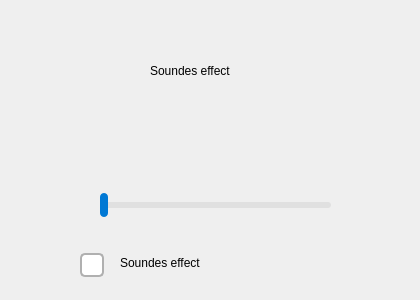
      <widget class="QWidget" name="page_music">
       <widget class="QSlider" name="horizontalSlider">
        <property name="geometry">
         <rect>
          <x>100</x>
          <y>180</y>
          <width>231</width>
          <height>51</height>
         </rect>
        </property>
        <property name="styleSheet">
         <string notr="true">
QSlider#horizontalSlider::groove:horizontal {
    border: none;
    height: 6px;
    background: #E0E0E0; 
    border-radius: 3px;
}


QSlider#horizontalSlider::sub-page:horizontal {
    background: #0078D4; 
    border-radius: 3px;
}


QSlider#horizontalSlider::handle:horizontal {
    background: #0078D4; 
    border: none;
    width: 8px;        
    margin: -9px 0;    
    border-radius: 4px;
}


QSlider#horizontalSlider::handle:horizontal:hover {
    background: #005A9E;
}</string>
        </property>
        <property name="orientation">
         <enum>Qt::Orientation::Horizontal</enum>
        </property>
       </widget>
       <widget class="QPushButton" name="pushButton_21">
        <property name="geometry">
         <rect>
          <x>0</x>
          <y>0</y>
          <width>41</width>
          <height>41</height>
         </rect>
        </property>
        <property name="cursor">
         <cursorShape>PointingHandCursor</cursorShape>
        </property>
        <property name="styleSheet">
         <string notr="true">#pushButton_21{
image: url(img/icon/ic/back.png);
border-radius:10px;

}
#pushButton_21:hover{
image: url(img/icon/ic/back_hover.png);
border-radius:10px;

}</string>
        </property>
        <property name="text">
         <string/>
        </property>
       </widget>
       <widget class="QCheckBox" name="checkBox">
        <property name="geometry">
         <rect>
          <x>80</x>
          <y>240</y>
          <width>31</width>
          <height>51</height>
         </rect>
        </property>
        <property name="styleSheet">
         <string notr="true">
QCheckBox#checkBox {
    color: #000000;
    font-size: 16px;
    font-weight: bold;
    spacing: 10px;
}


QCheckBox#checkBox::indicator {
    width: 20px;
    height: 20px;
    border: 2px solid #B0B0B0;
    border-radius: 5px;
    background-color: #FFFFFF;
}


QCheckBox#checkBox::indicator:hover {
    border-color: #0078D4;
}

QCheckBox#checkBox::indicator:checked {
    border-color: #0078D4;
    background-color: #FFFFFF;

    image: url(:/qt-project.org/styles/commonstyle/images/standardbutton-apply-16.png);
}


QCheckBox#checkBox::indicator:checked:hover {
    border-color: #005A9E;
}</string>
        </property>
        <property name="text">
         <string/>
        </property>
        <property name="iconSize">
         <size>
          <width>22</width>
          <height>21</height>
         </size>
        </property>
       </widget>
       <widget class="QLabel" name="label_31">
        <property name="geometry">
         <rect>
          <x>120</x>
          <y>242</y>
          <width>141</width>
          <height>41</height>
         </rect>
        </property>
        <property name="styleSheet">
         <string notr="true">#label_31{
   
	font: 700 14pt &quot;Segoe UI&quot;;
}</string>
        </property>
        <property name="text">
         <string>Soundes effect</string>
        </property>
       </widget>
       <widget class="QLabel" name="label_anashed">
        <property name="geometry">
         <rect>
          <x>75</x>
          <y>20</y>
          <width>251</width>
          <height>131</height>
         </rect>
        </property>
        <property name="styleSheet">
         <string notr="true">#label_anashed{
image: url(img/icon/anashed.png);
}

</string>
        </property>
        <property name="text">
         <string/>
        </property>
       </widget>
       <widget class="QLabel" name="label_an">
        <property name="geometry">
         <rect>
          <x>150</x>
          <y>50</y>
          <width>151</width>
          <height>41</height>
         </rect>
        </property>
        <property name="styleSheet">
         <string notr="true">#label_an{
   
	font: 700 11pt &quot;Segoe UI&quot;;
}</string>
        </property>
        <property name="text">
         <string>Soundes effect</string>
        </property>
       </widget>
       <widget class="QPushButton" name="pushButton_25">
        <property name="geometry">
         <rect>
          <x>350</x>
          <y>0</y>
          <width>61</width>
          <height>51</height>
         </rect>
        </property>
        <property name="cursor">
         <cursorShape>PointingHandCursor</cursorShape>
        </property>
        <property name="styleSheet">
         <string notr="true">#pushButton_25{
	image: url(img/audio_icon/volume.png);
   border-radius:10px;
}</string>
        </property>
        <property name="text">
         <string/>
        </property>
       </widget>
       <widget class="QPushButton" name="pushButton_next">
        <property name="geometry">
         <rect>
          <x>200</x>
          <y>115</y>
          <width>31</width>
          <height>21</height>
         </rect>
        </property>
        <property name="cursor">
         <cursorShape>PointingHandCursor</cursorShape>
        </property>
        <property name="styleSheet">
         <string notr="true">border-radius:20px;</string>
        </property>
        <property name="text">
         <string/>
        </property>
       </widget>
       <widget class="QPushButton" name="pushButton_pause">
        <property name="geometry">
         <rect>
          <x>170</x>
          <y>115</y>
          <width>31</width>
          <height>21</height>
         </rect>
        </property>
        <property name="cursor">
         <cursorShape>PointingHandCursor</cursorShape>
        </property>
        <property name="styleSheet">
         <string notr="true">border-radius:20px;</string>
        </property>
        <property name="text">
         <string/>
        </property>
       </widget>
      </widget>
